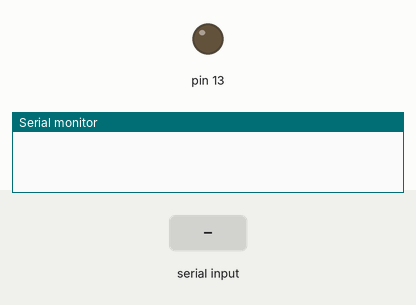
A sketch run on a simulated Arduino Uno, built with avr-gcc and run on an emulated ATmega328P. On the bench: output pins drawn as LEDs (lit = HIGH), the last lines printed to the serial monitor. The test bench sets the inputs (shaded band).

Above: at 0.9 s.
1.0 s: "F" received over Serial
At 2.0 s:
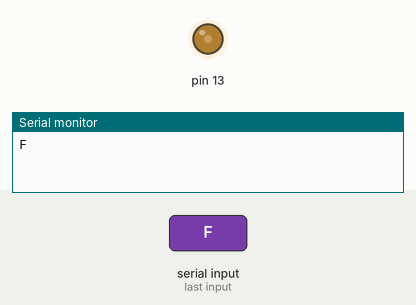
2.5 s: "W" received over Serial
At 3.1 s:
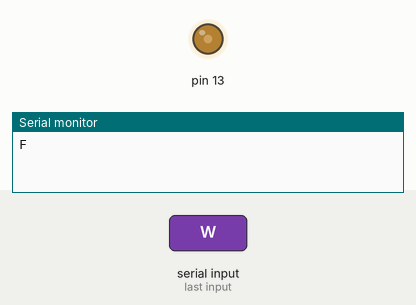
Timing chart, 0 to 5.5 s (numbered marks = the images above; inputs shaded):
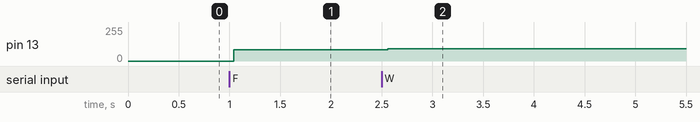

The sketch:

eedd.ino
```cpp
char j;

#define F 13


void setup() {
Serial.begin(9600);
pinMode(13,F);


while(!Serial.available());
j=Serial.read();
Serial.println(j);
}

void loop(){
if(j=='F'){

digitalWrite(13,HIGH);
}

else (j=='W');{
  digitalWrite(13,LOW);
}
}
```

Measured:
- after the input at 1.0 s, pin 13: 0/255 → 85/255 at once
- after the input at 2.5 s, pin 13: 85/255 → 92/255 after 0.06 s
